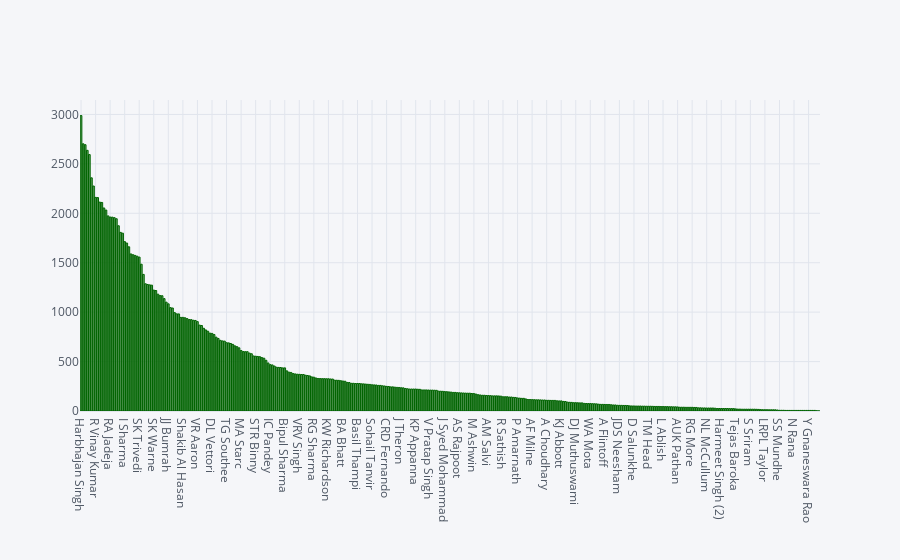

Notebook source saved alongside this figure:
### Markdown cell above
### La distribuzione dei giocatori dal 2008 al 2017

Per individuare i nomi dei giocatori che non si vedono fare lo zoom sulla zona desiderata

### Code cell
bowler.iplot(kind = 'bar', colors ='#006400')

### Figure 1 — Plotly figure (JSON) as saved in the notebook; plotly's stock layout.template omitted (floating-point values rounded to 4 significant figures; data arrays with more than 128 entries replaced by an {"elided": "..."} marker saying what was removed)
{"data": [{"marker": {"color": "rgba(0, 100, 0, 0.6)", "line": {"color": "rgba(0, 100, 0, 1.0)", "width": 1}}, "name": "bowler", "orientation": "v", "text": "", "type": "bar", "x": {"elided": "356 str values"}, "y": {"elided": "356 int values"}}], "layout": {"legend": {"bgcolor": "#F5F6F9", "font": {"color": "#4D5663"}}, "paper_bgcolor": "#F5F6F9", "plot_bgcolor": "#F5F6F9", "title": {"font": {"color": "#4D5663"}}, "xaxis": {"gridcolor": "#E1E5ED", "showgrid": true, "tickfont": {"color": "#4D5663"}, "title": {"font": {"color": "#4D5663"}, "text": ""}, "zerolinecolor": "#E1E5ED"}, "yaxis": {"gridcolor": "#E1E5ED", "showgrid": true, "tickfont": {"color": "#4D5663"}, "title": {"font": {"color": "#4D5663"}, "text": ""}, "zerolinecolor": "#E1E5ED"}}}
